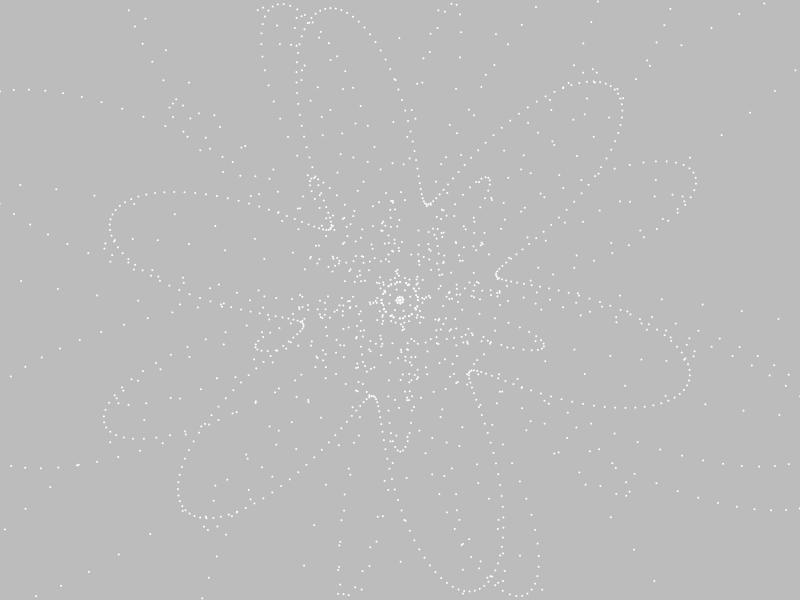
Frame 1 (no input)
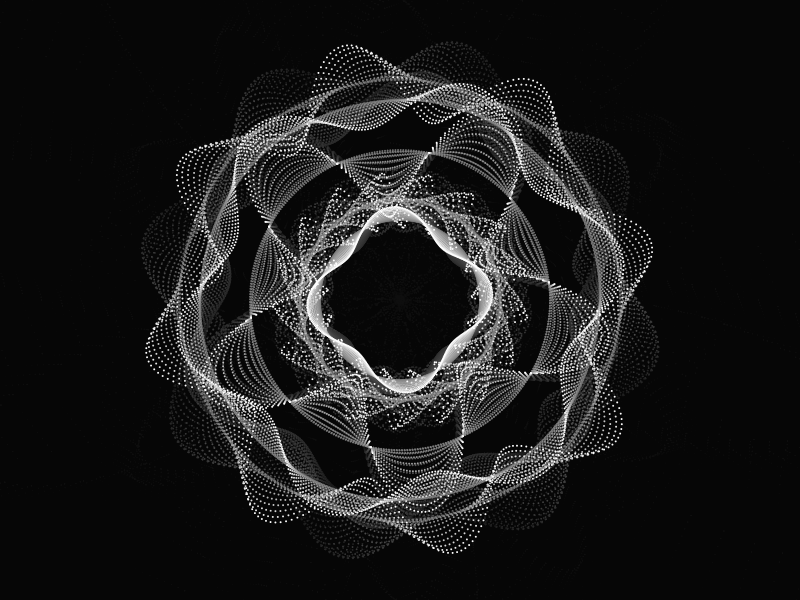
Frame 60 (the mouse pressed at the canvas centre just before this capture)
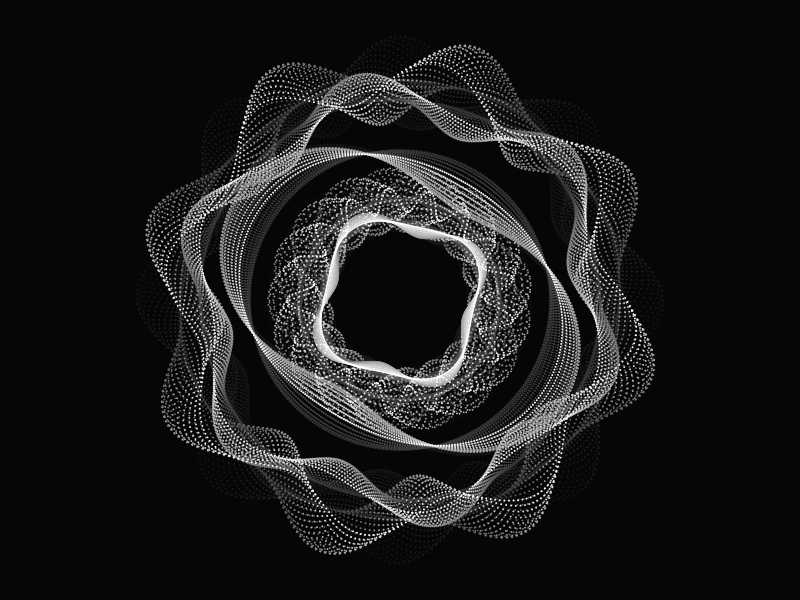
Frame 120 (the mouse held since frame 60 and released just before this capture)

The Processing sketch that drew these frames (run headless with seeded random() and noise(); from frame 60 on, the mouse is pressed at the canvas centre):

// Processing sketch: processing_15358
// ── processing_15358.pde


class Bee {

  int radius; // rayon de base
  float speedrot; // vitesse de rotation
  float rot; // vitesse de rotation
  float var1; // variation de l'amplitude
  int var2a; // paramètre d'amplitude maximum
  float var2;
  int var3; // nombre de branches
  int xtrans;
  int ytrans;

  Bee(int radiusZ,float rotZ,float var1Z,int var2aZ,int var3Z,int xtransZ,int ytransZ)
  {
  radius=radiusZ;
  speedrot=0;
  rot=rotZ;
  var1=var1Z;
  var2a=var2aZ;
  var2=0.0;
  var3=var3Z;
  xtrans=xtransZ;
  ytrans=ytransZ;
  }  

void display()  {
  pushMatrix();  
  translate(xtrans,ytrans);  
  speedrot=speedrot+rot;  
  rotate(speedrot);


  var2=sin((radians ((frameCount % 25)*(360/25) ))) *var2a;


  if (var2 == 0) {
  var1=0;
  if (random(1,10)>9) {
        var2a=int(random(500,3000));
        var3=int(random(2,20));
    }
    
  }


  for (float deg=0; deg <360; deg+=1)  {
    float angle=radians(deg);
    var1=var1+(0.00001*var2);
    float radius1=(radius+(sin(angle*var3)*var1));
    float x=0+(cos(angle)*radius1);
    float y=0+(sin(angle)*radius1);
    ellipse(x,y,2,2);
    }
  popMatrix();
  }  
  
}


Bee bee1, bee2, bee3,bee4, bee5;

void setup(){
frameRate=25;
size(800,600);
bee1=new Bee(200,0.01,100,1000,6,400,300);
bee2=new Bee(220,-0.02,300,1500,8,400,300);
bee3=new Bee(100,0.05,200,2500,12,400,300);
bee4=new Bee(80,-0.008,400,500,4,400,300);
bee5=new Bee(150,-0.002,300,2500,5,400,300);
noStroke();
smooth();
}

void draw() {
fill(0,20);
rect(0,0,width,height);
fill(255);
bee1.display();
bee2.display();
bee3.display();
bee4.display();
bee5.display();
}  
